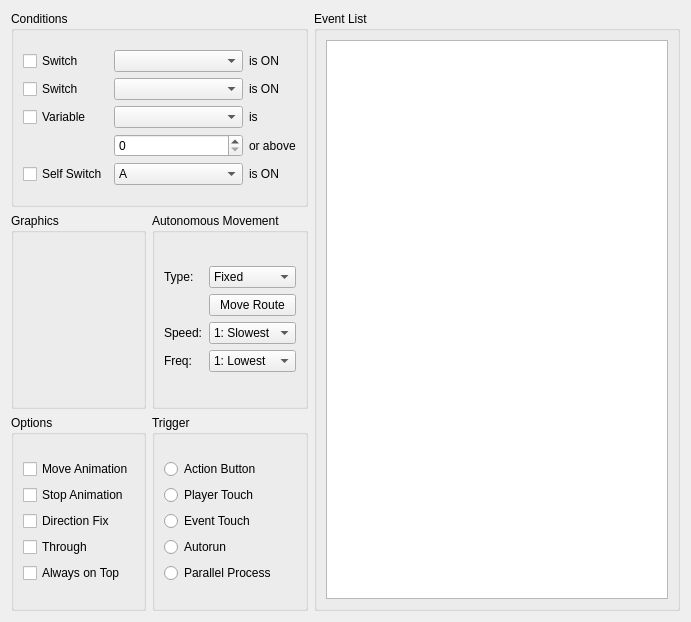
<?xml version="1.0" encoding="UTF-8"?>
<ui version="4.0">
 <class>EventPage</class>
 <widget class="QWidget" name="EventPage">
  <property name="geometry">
   <rect>
    <x>0</x>
    <y>0</y>
    <width>691</width>
    <height>622</height>
   </rect>
  </property>
  <property name="windowTitle">
   <string>Form</string>
  </property>
  <layout class="QGridLayout" name="gridLayout_9">
   <item row="2" column="1">
    <widget class="QGroupBox" name="groupBox_5">
     <property name="title">
      <string>Trigger</string>
     </property>
     <layout class="QGridLayout" name="gridLayout_8">
      <item row="0" column="0">
       <layout class="QGridLayout" name="gridLayout_7">
        <item row="3" column="0">
         <widget class="QRadioButton" name="radioButton_4">
          <property name="text">
           <string>Autorun</string>
          </property>
         </widget>
        </item>
        <item row="2" column="0">
         <widget class="QRadioButton" name="radioButton_3">
          <property name="text">
           <string>Event Touch</string>
          </property>
         </widget>
        </item>
        <item row="1" column="0">
         <widget class="QRadioButton" name="radioButton_2">
          <property name="text">
           <string>Player Touch</string>
          </property>
         </widget>
        </item>
        <item row="0" column="0">
         <widget class="QRadioButton" name="radioButton">
          <property name="text">
           <string>Action Button</string>
          </property>
         </widget>
        </item>
        <item row="4" column="0">
         <widget class="QRadioButton" name="radioButton_5">
          <property name="text">
           <string>Parallel Process</string>
          </property>
         </widget>
        </item>
       </layout>
      </item>
     </layout>
    </widget>
   </item>
   <item row="0" column="0" colspan="2">
    <widget class="QGroupBox" name="groupBox">
     <property name="title">
      <string>Conditions</string>
     </property>
     <layout class="QGridLayout" name="gridLayout_2">
      <item row="0" column="0">
       <layout class="QGridLayout" name="gridLayout">
        <item row="1" column="0">
         <widget class="QCheckBox" name="checkBox_2">
          <property name="text">
           <string>Switch</string>
          </property>
         </widget>
        </item>
        <item row="1" column="1">
         <widget class="QComboBox" name="comboBox_2"/>
        </item>
        <item row="0" column="0">
         <widget class="QCheckBox" name="checkBox">
          <property name="text">
           <string>Switch</string>
          </property>
         </widget>
        </item>
        <item row="4" column="0">
         <widget class="QCheckBox" name="checkBox_4">
          <property name="text">
           <string>Self Switch</string>
          </property>
         </widget>
        </item>
        <item row="2" column="1">
         <widget class="QComboBox" name="comboBox_3"/>
        </item>
        <item row="3" column="1">
         <widget class="QSpinBox" name="spinBox"/>
        </item>
        <item row="2" column="0">
         <widget class="QCheckBox" name="checkBox_3">
          <property name="text">
           <string>Variable</string>
          </property>
         </widget>
        </item>
        <item row="0" column="1">
         <widget class="QComboBox" name="comboBox">
          <property name="sizePolicy">
           <sizepolicy hsizetype="Expanding" vsizetype="Fixed">
            <horstretch>0</horstretch>
            <verstretch>0</verstretch>
           </sizepolicy>
          </property>
         </widget>
        </item>
        <item row="3" column="2">
         <widget class="QLabel" name="label">
          <property name="text">
           <string>or above</string>
          </property>
         </widget>
        </item>
        <item row="0" column="2">
         <widget class="QLabel" name="label_2">
          <property name="text">
           <string>is ON</string>
          </property>
         </widget>
        </item>
        <item row="1" column="2">
         <widget class="QLabel" name="label_3">
          <property name="text">
           <string>is ON</string>
          </property>
         </widget>
        </item>
        <item row="2" column="2">
         <widget class="QLabel" name="label_4">
          <property name="text">
           <string>is</string>
          </property>
         </widget>
        </item>
        <item row="4" column="1">
         <widget class="QComboBox" name="comboBox_4">
          <item>
           <property name="text">
            <string>A</string>
           </property>
          </item>
          <item>
           <property name="text">
            <string>B</string>
           </property>
          </item>
          <item>
           <property name="text">
            <string>C</string>
           </property>
          </item>
          <item>
           <property name="text">
            <string>D</string>
           </property>
          </item>
         </widget>
        </item>
        <item row="4" column="2">
         <widget class="QLabel" name="label_5">
          <property name="text">
           <string>is ON</string>
          </property>
         </widget>
        </item>
       </layout>
      </item>
     </layout>
    </widget>
   </item>
   <item row="1" column="1">
    <widget class="QGroupBox" name="groupBox_3">
     <property name="title">
      <string>Autonomous Movement</string>
     </property>
     <layout class="QGridLayout" name="gridLayout_4">
      <item row="0" column="0">
       <layout class="QGridLayout" name="gridLayout_3">
        <item row="0" column="0">
         <widget class="QLabel" name="label_6">
          <property name="text">
           <string>Type:</string>
          </property>
         </widget>
        </item>
        <item row="1" column="1">
         <widget class="QPushButton" name="pushButton">
          <property name="text">
           <string>Move Route</string>
          </property>
         </widget>
        </item>
        <item row="0" column="1">
         <widget class="QComboBox" name="comboBox_5">
          <item>
           <property name="text">
            <string>Fixed</string>
           </property>
          </item>
          <item>
           <property name="text">
            <string>Random</string>
           </property>
          </item>
          <item>
           <property name="text">
            <string>Approach</string>
           </property>
          </item>
          <item>
           <property name="text">
            <string>Custom</string>
           </property>
          </item>
         </widget>
        </item>
        <item row="2" column="0">
         <widget class="QLabel" name="label_7">
          <property name="text">
           <string>Speed:</string>
          </property>
         </widget>
        </item>
        <item row="3" column="0">
         <widget class="QLabel" name="label_8">
          <property name="text">
           <string>Freq:</string>
          </property>
         </widget>
        </item>
        <item row="2" column="1">
         <widget class="QComboBox" name="comboBox_6">
          <item>
           <property name="text">
            <string>1: Slowest</string>
           </property>
          </item>
          <item>
           <property name="text">
            <string>2: Slower</string>
           </property>
          </item>
          <item>
           <property name="text">
            <string>3: Slow</string>
           </property>
          </item>
          <item>
           <property name="text">
            <string>4: Fast</string>
           </property>
          </item>
          <item>
           <property name="text">
            <string>5: Faster</string>
           </property>
          </item>
          <item>
           <property name="text">
            <string>6: Fastest</string>
           </property>
          </item>
         </widget>
        </item>
        <item row="3" column="1">
         <widget class="QComboBox" name="comboBox_7">
          <item>
           <property name="text">
            <string>1: Lowest</string>
           </property>
          </item>
          <item>
           <property name="text">
            <string>2: Lower</string>
           </property>
          </item>
          <item>
           <property name="text">
            <string>3: Low</string>
           </property>
          </item>
          <item>
           <property name="text">
            <string>4: High</string>
           </property>
          </item>
          <item>
           <property name="text">
            <string>5: Higher</string>
           </property>
          </item>
          <item>
           <property name="text">
            <string>6: Highest</string>
           </property>
          </item>
         </widget>
        </item>
       </layout>
      </item>
     </layout>
    </widget>
   </item>
   <item row="2" column="0">
    <widget class="QGroupBox" name="groupBox_4">
     <property name="title">
      <string>Options</string>
     </property>
     <layout class="QGridLayout" name="gridLayout_6">
      <item row="0" column="0">
       <layout class="QGridLayout" name="gridLayout_5">
        <item row="0" column="0">
         <widget class="QCheckBox" name="checkBox_5">
          <property name="text">
           <string>Move Animation</string>
          </property>
         </widget>
        </item>
        <item row="3" column="0">
         <widget class="QCheckBox" name="checkBox_8">
          <property name="text">
           <string>Through</string>
          </property>
         </widget>
        </item>
        <item row="1" column="0">
         <widget class="QCheckBox" name="checkBox_6">
          <property name="text">
           <string>Stop Animation</string>
          </property>
         </widget>
        </item>
        <item row="2" column="0">
         <widget class="QCheckBox" name="checkBox_7">
          <property name="text">
           <string>Direction Fix</string>
          </property>
         </widget>
        </item>
        <item row="4" column="0">
         <widget class="QCheckBox" name="checkBox_9">
          <property name="text">
           <string>Always on Top</string>
          </property>
         </widget>
        </item>
       </layout>
      </item>
     </layout>
    </widget>
   </item>
   <item row="1" column="0">
    <widget class="QGroupBox" name="groupBox_2">
     <property name="title">
      <string>Graphics</string>
     </property>
    </widget>
   </item>
   <item row="0" column="2" rowspan="3">
    <widget class="QGroupBox" name="groupBox_6">
     <property name="sizePolicy">
      <sizepolicy hsizetype="Expanding" vsizetype="Preferred">
       <horstretch>0</horstretch>
       <verstretch>0</verstretch>
      </sizepolicy>
     </property>
     <property name="title">
      <string>Event List</string>
     </property>
     <layout class="QGridLayout" name="gridLayout_10">
      <item row="0" column="0">
       <widget class="QListView" name="listView"/>
      </item>
     </layout>
    </widget>
   </item>
  </layout>
 </widget>
 <resources/>
 <connections/>
</ui>
